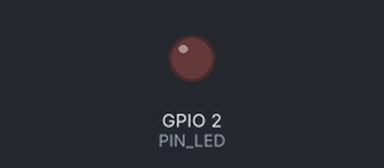
Bench run of a program on a simulated ESP32. On the bench: output pins drawn as LEDs (lit = HIGH). WiFi joins after 1.5 s; servers stay silent unless stated; uploads are accepted with an empty reply; the local clock reads 2024-03-15 10:24:30 at power-on unless the program sets it; what the program prints to the serial monitor is not drawn.

Above: at 0.3 s.
At 1.6 s:
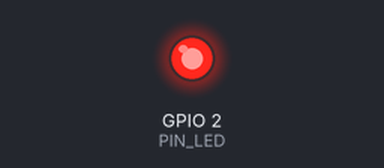
Timing chart, 0 to 3.1 s (numbered marks = the images above):
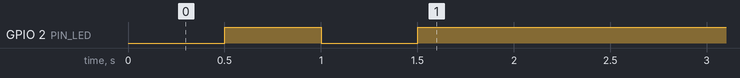

Measured:
- by itself, GPIO 2 (PIN_LED): LOW → HIGH at 0.50 s, → LOW 0.50 s later, → HIGH 0.50 s later

The program:

main.cpp
```cpp
#include <Arduino.h>
#include <ArduinoJson.h>

#include "config.h"

// ---- Build-mode selection ------------------------------------
// BUILD_MODE is set via `-DBUILD_MODE=N` in `firmware/platformio.ini`.
// See that file (and firmware/README.md) for the two envs.
#define BUILD_WOKWI    1
#define BUILD_HARDWARE 2

#ifndef BUILD_MODE
#error "BUILD_MODE is not defined. Build via `pio run` (Wokwi) or `pio run -e hardware`."
#endif

#if BUILD_MODE != BUILD_WOKWI && BUILD_MODE != BUILD_HARDWARE
#error "BUILD_MODE must be 1 (Wokwi) or 2 (hardware)."
#endif

// ---- Shared pins & globals -----------------------------------
static constexpr int PIN_LED = 2;

unsigned long lastPostMs  = 0;
unsigned long lastBlinkMs = 0;
bool          ledState    = false;

// =============================================================
// WOKWI MODE (BUILD_MODE=1)
//   Preserves Packet 17.3 behavior verbatim: mock GPS waypoints,
//   Wi-Fi bring-up, HTTPS via WiFiClientSecure::setInsecure(),
//   NTP-derived timestamps.
// =============================================================
#if BUILD_MODE == BUILD_WOKWI

#include <WiFi.h>
#include <WiFiClientSecure.h>
#include <HTTPClient.h>
#include <time.h>

// ---- Waypoints (Sukabumi corridor, ~3km eastward from Alun-Alun) ----
// Mock GPS: this array stands in for what would be TinyGPS++ readings
// on real hardware. The BUILD_HARDWARE branch below reads the same
// four fields (lat/lng/speed/heading) from a NEO-6M via TinyGPS++.
// The API contract is identical either way.
struct Waypoint {
    double latitude;
    double longitude;
    double speed_kmh;
    double heading_degrees;
};

static const Waypoint WAYPOINTS[] = {
    { -6.9241, 106.9269, 25.0, 90.0 },
    { -6.9243, 106.9285, 27.5, 88.0 },
    { -6.9245, 106.9302, 30.0, 92.0 },
    { -6.9247, 106.9320, 28.0, 90.0 },
    { -6.9248, 106.9340, 26.5, 87.0 },
    { -6.9249, 106.9360, 25.0, 91.0 },
    { -6.9250, 106.9380, 24.0, 90.0 },
    { -6.9250, 106.9400, 22.5, 89.0 },
    { -6.9251, 106.9420, 23.0, 92.0 },
    { -6.9252, 106.9440, 24.5, 90.0 },
    { -6.9252, 106.9460, 26.0, 88.0 },
    { -6.9253, 106.9480, 27.0, 91.0 },
    { -6.9253, 106.9500, 25.5, 90.0 },
    { -6.9254, 106.9520, 24.0, 89.0 },
    { -6.9254, 106.9540, 22.0, 90.0 },
    { -6.9255, 106.9550, 15.0, 88.0 },
    { -6.9255, 106.9552,  5.0, 87.0 },
    { -6.9255, 106.9553,  0.0, 87.0 },
};
static constexpr size_t WAYPOINT_COUNT =
    sizeof(WAYPOINTS) / sizeof(WAYPOINTS[0]);

size_t currentIndex = 0;
bool   timeSynced   = false;

static bool netReady() {
    return WiFi.status() == WL_CONNECTED;
}

static void netBegin() {
    Serial.printf("[wifi] connecting to '%s'...\n", WIFI_SSID);
    WiFi.mode(WIFI_STA);
    WiFi.setAutoReconnect(true);
    WiFi.begin(WIFI_SSID, WIFI_PASS);
}

static bool syncTimeIfNeeded() {
    if (timeSynced) return true;
    if (!netReady()) return false;

    // UTC (offset 0, no DST); NTP servers are Wokwi-reachable.
    configTime(0, 0, "pool.ntp.org", "time.google.com");

    struct tm timeinfo;
    if (getLocalTime(&timeinfo, 2000)) {
        timeSynced = true;
        Serial.printf(
            "[time] NTP synced: %04d-%02d-%02dT%02d:%02d:%02dZ\n",
            timeinfo.tm_year + 1900, timeinfo.tm_mon + 1, timeinfo.tm_mday,
            timeinfo.tm_hour, timeinfo.tm_min, timeinfo.tm_sec);
        return true;
    }
    return false;
}

static bool clockReady() {
    return timeSynced;
}

static String buildIsoTimestamp() {
    time_t nowSec;
    time(&nowSec);
    struct tm* utc = gmtime(&nowSec);
    char buf[24];
    snprintf(buf, sizeof(buf),
             "%04d-%02d-%02dT%02d:%02d:%02dZ",
             utc->tm_year + 1900, utc->tm_mon + 1, utc->tm_mday,
             utc->tm_hour, utc->tm_min, utc->tm_sec);
    return String(buf);
}

static int postTelemetry() {
    const Waypoint& wp = WAYPOINTS[currentIndex];

    WiFiClientSecure client;
    client.setInsecure();

    HTTPClient http;
    if (!http.begin(client, TELEMETRY_URL_HTTPS)) {
        Serial.println("[post] http.begin failed");
        return -1;
    }
    http.addHeader("Content-Type", "application/json");
    http.addHeader("Authorization", String("Bearer ") + DEVICE_TOKEN);
    http.setTimeout(5000);

    JsonDocument doc;
    doc["latitude"]        = wp.latitude;
    doc["longitude"]       = wp.longitude;
    doc["gps_timestamp"]   = buildIsoTimestamp();
    doc["speed_kmh"]       = wp.speed_kmh;
    doc["heading_degrees"] = wp.heading_degrees;

    String payload;
    serializeJson(doc, payload);

    Serial.printf("[post %u/%u] lat=%.4f lng=%.4f ",
                  (unsigned)(currentIndex + 1),
                  (unsigned)WAYPOINT_COUNT,
                  wp.latitude, wp.longitude);

    int code = http.POST(payload);
    if (code > 0) {
        String body = http.getString();
        Serial.printf("%d body=%s\n", code, body.c_str());
    } else {
        Serial.printf("connection error: %s\n",
                      http.errorToString(code).c_str());
    }
    http.end();

    currentIndex = (currentIndex + 1) % WAYPOINT_COUNT;
    return code;
}

#define BOOT_BANNER "GPS Catering Tracker firmware (mock GPS)"

#endif  // BUILD_MODE == BUILD_WOKWI

// =============================================================
// HARDWARE MODE (BUILD_MODE=2)
//   ESP32 + SIM800L GSM/GPRS + NEO-6M GPS. Plain HTTP POST on port
//   80. Timestamps come from the GPS fix (no NTP).
// =============================================================
#if BUILD_MODE == BUILD_HARDWARE

// TINY_GSM_MODEM_SIM800 is set via platformio.ini build_flags.
#include <TinyGsmClient.h>
#include <TinyGPSPlus.h>
#include <HardwareSerial.h>

// SIM800L on UART1, NEO-6M on UART2.
HardwareSerial gsmSerial(1);
HardwareSerial gpsSerial(2);

TinyGsm       modem(gsmSerial);
TinyGsmClient gsmClient(modem);
TinyGPSPlus   gps;

static bool netReady() {
    return modem.isGprsConnected();
}

static void netBegin() {
    Serial.println("[gsm] powering up SIM800L...");

#if SIM800_PWR_PIN >= 0
    pinMode(SIM800_PWR_PIN, OUTPUT);
    // Toggle PWRKEY high >=1s to boot the module.
    digitalWrite(SIM800_PWR_PIN, LOW);
    delay(100);
    digitalWrite(SIM800_PWR_PIN, HIGH);
    delay(1200);
    digitalWrite(SIM800_PWR_PIN, LOW);
    delay(3000);
#endif

    gsmSerial.begin(SIM800_BAUD, SERIAL_8N1, SIM800_RX_PIN, SIM800_TX_PIN);
    delay(500);

    Serial.println("[gsm] initializing modem...");
    if (!modem.init()) {
        Serial.println("[gsm] modem.init failed; will retry in loop");
        return;
    }

    if (strlen(GPRS_SIM_PIN) > 0 && modem.getSimStatus() != SIM_READY) {
        modem.simUnlock(GPRS_SIM_PIN);
    }

    Serial.print("[gsm] waiting for network...");
    if (!modem.waitForNetwork(60000L)) {
        Serial.println(" FAIL");
        return;
    }
    Serial.println(" OK");

    Serial.printf("[gprs] connecting APN='%s'...", GPRS_APN);
    if (!modem.gprsConnect(GPRS_APN, GPRS_USER, GPRS_PASS)) {
        Serial.println(" FAIL");
        return;
    }
    Serial.println(" OK");
}

// Called every loop iteration when the connection is down. Re-attaches
// to the mobile network and re-opens the GPRS context. Blocking for
// up to ~30s; that's acceptable for defense-day operation.
static bool ensureNet() {
    if (netReady()) return true;
    Serial.println("[gsm] GPRS not connected, retrying...");
    if (!modem.isNetworkConnected() && !modem.waitForNetwork(30000L)) {
        return false;
    }
    if (!modem.gprsConnect(GPRS_APN, GPRS_USER, GPRS_PASS)) {
        return false;
    }
    return true;
}

// Drain the NEO-6M UART into the TinyGPS++ parser. Call this
// frequently -- the module streams NMEA continuously and the ESP32
// UART FIFO is only 128 bytes.
static void pumpGps() {
    while (gpsSerial.available() > 0) {
        gps.encode(gpsSerial.read());
    }
}

static bool clockReady() {
    return gps.date.isValid() && gps.time.isValid();
}

static String buildIsoTimestampFromGps() {
    char buf[24];
    snprintf(buf, sizeof(buf),
             "%04d-%02d-%02dT%02d:%02d:%02dZ",
             gps.date.year(),  gps.date.month(),  gps.date.day(),
             gps.time.hour(),  gps.time.minute(), gps.time.second());
    return String(buf);
}

// Minimal HTTP/1.1 POST over a TinyGsmClient. HTTPClient would drag
// in WiFiClient, which we don't want in the hardware build. Returns
// the parsed HTTP status code, 0 if we deliberately skipped (no fix
// yet), or -1 on transport error.
static int postTelemetry() {
    if (!gps.location.isValid() || !clockReady()) {
        Serial.printf("[post] skip: waiting for GPS fix (sats=%d)\n",
                      gps.satellites.isValid() ? gps.satellites.value() : 0);
        return 0;
    }

    // Parse TELEMETRY_URL_HTTP into host + path. Expects "http://host/path".
    String u = String(TELEMETRY_URL_HTTP);
    if (!u.startsWith("http://")) {
        Serial.println("[post] TELEMETRY_URL_HTTP must start with http://");
        return -1;
    }
    u.remove(0, 7);  // strip "http://"
    int slash = u.indexOf('/');
    String host = (slash < 0) ? u              : u.substring(0, slash);
    String path = (slash < 0) ? String("/")    : u.substring(slash);

    JsonDocument doc;
    doc["latitude"]      = gps.location.lat();
    doc["longitude"]     = gps.location.lng();
    doc["gps_timestamp"] = buildIsoTimestampFromGps();
    // speed_kmh and heading_degrees are only included when the module
    // has flagged them valid, so we never send stale defaults.
    if (gps.speed.isValid()) {
        doc["speed_kmh"] = gps.speed.kmph();
    }
    if (gps.course.isValid()) {
        doc["heading_degrees"] = gps.course.deg();
    }

    String payload;
    serializeJson(doc, payload);

    Serial.printf("[post] lat=%.6f lng=%.6f sats=%d ",
                  gps.location.lat(), gps.location.lng(),
                  gps.satellites.isValid() ? gps.satellites.value() : 0);

    if (!gsmClient.connect(host.c_str(), 80)) {
        Serial.println("connect failed");
        return -1;
    }

    String req;
    req.reserve(256 + payload.length());
    req += "POST " + path + " HTTP/1.1\r\n";
    req += "Host: " + host + "\r\n";
    req += "Authorization: Bearer " + String(DEVICE_TOKEN) + "\r\n";
    req += "Content-Type: application/json\r\n";
    req += "Content-Length: " + String(payload.length()) + "\r\n";
    req += "Connection: close\r\n\r\n";
    req += payload;
    gsmClient.print(req);

    // Parse the "HTTP/1.1 NNN reason\r\n" status line first.
    int code = -1;
    unsigned long deadline = millis() + 8000;
    String statusLine;
    while (millis() < deadline && (gsmClient.connected() || gsmClient.available())) {
        if (!gsmClient.available()) continue;
        char c = (char)gsmClient.read();
        if (c == '\n') break;
        if (c != '\r') statusLine += c;
    }
    int firstSp  = statusLine.indexOf(' ');
    int secondSp = statusLine.indexOf(' ', firstSp + 1);
    if (firstSp > 0 && secondSp > firstSp) {
        code = statusLine.substring(firstSp + 1, secondSp).toInt();
    }

    // Drain remaining headers + body so the socket can close cleanly.
    String rest;
    while (millis() < deadline && (gsmClient.connected() || gsmClient.available())) {
        while (gsmClient.available()) {
            rest += (char)gsmClient.read();
        }
    }
    gsmClient.stop();

    int split = rest.indexOf("\r\n\r\n");
    String bodyOnly = (split >= 0) ? rest.substring(split + 4) : String();

    if (code > 0) {
        Serial.printf("%d body=%s\n", code, bodyOnly.c_str());
    } else {
        Serial.println("no status line parsed");
    }
    return code;
}

#define BOOT_BANNER "GPS Catering Tracker firmware (NEO-6M + SIM800L)"

#endif  // BUILD_MODE == BUILD_HARDWARE

// =============================================================
// SHARED: LED status + Arduino entrypoints
// =============================================================
static void updateLed() {
    // Solid on = network up AND clock (NTP or GPS) has valid time.
    if (netReady() && clockReady()) {
        digitalWrite(PIN_LED, HIGH);
        return;
    }
    unsigned long now = millis();
    if (now - lastBlinkMs >= 500) {
        lastBlinkMs = now;
        ledState = !ledState;
        digitalWrite(PIN_LED, ledState ? HIGH : LOW);
    }
}

void setup() {
    Serial.begin(115200);
    delay(200);
    Serial.println("\n[boot] " BOOT_BANNER);

    pinMode(PIN_LED, OUTPUT);
    digitalWrite(PIN_LED, LOW);

#if BUILD_MODE == BUILD_HARDWARE
    // Start the GPS UART first so a fix can accumulate while the
    // GSM modem is being brought up (which can take 60+ seconds).
    gpsSerial.begin(GPS_BAUD, SERIAL_8N1, GPS_RX_PIN, GPS_TX_PIN);
#endif

    netBegin();
}

void loop() {
#if BUILD_MODE == BUILD_HARDWARE
    pumpGps();
    if (!ensureNet()) {
        updateLed();
        return;
    }
#else
    if (!netReady()) {
        updateLed();
        return;
    }
    if (!syncTimeIfNeeded()) {
        updateLed();
        return;
    }
#endif

    unsigned long now = millis();
    if (now - lastPostMs < POST_INTERVAL_MS) {
        updateLed();
        return;
    }
    lastPostMs = now;

    int code = postTelemetry();

    if (code == 429) {
        Serial.println("[post] 429 rate-limited, backing off 60s");
        lastPostMs = now + 60000 - POST_INTERVAL_MS;
    }

    updateLed();
}
```

config.example.h
```cpp
#pragma once

// Copy this file to `config.h` and fill in the fields relevant to
// your build mode. `config.h` is gitignored so real tokens never
// land in the repo.
//
// Build modes are selected in `firmware/platformio.ini`:
//   BUILD_MODE=1 -- Wokwi simulator. Uses WIFI_* and
//                   TELEMETRY_URL_HTTPS. NTP for timestamps.
//   BUILD_MODE=2 -- Real hardware (ESP32 + SIM800L + NEO-6M). Uses
//                   GPRS_*, SIM800_*, GPS_*, and TELEMETRY_URL_HTTP.
//                   GPS satellite time for timestamps.
//
// You do NOT need to strip out fields for the other mode -- the
// preprocessor already ignores whichever set your build doesn't use.

// ---- Shared (both modes) --------------------------------------
#define DEVICE_TOKEN          "PASTE_YOUR_DEVICE_TOKEN_HERE"
#define POST_INTERVAL_MS      3000

// ---- Wokwi mode (BUILD_MODE=1) --------------------------------
#define WIFI_SSID             "Wokwi-GUEST"
#define WIFI_PASS             ""
#define TELEMETRY_URL_HTTPS   "https://gps-catering.duckdns.org/api/telemetry"

// ---- Hardware mode (BUILD_MODE=2) -----------------------------
// Plain HTTP on port 80. SIM800L's TLS stack is stuck on TLS 1.0 /
// weak ciphers and Let's Encrypt's chain won't validate, so the VPS
// Caddy config exposes a port-80 listener that accepts POST
// /api/telemetry only (everything else redirects to HTTPS). See
// Packet 18 / `deployment/Caddyfile`.
#define TELEMETRY_URL_HTTP    "http://gps-catering.duckdns.org/api/telemetry"

// APN + credentials for your carrier. Common Indonesian defaults:
//   Telkomsel      APN="internet"     user=""       pass=""
//   Indosat        APN="indosatgprs"  user="indosat" pass="indosat"
//   XL / Axis      APN="internet"     user=""       pass=""
//   Tri (Three)    APN="3gprs"        user="3gprs"  pass="3gprs"
#define GPRS_APN              "internet"
#define GPRS_USER             ""
#define GPRS_PASS             ""

// SIM PIN. Leave empty for prepaid SIMs with no PIN lock.
#define GPRS_SIM_PIN          ""

// SIM800L UART1 wiring.
//   SIM800_RX_PIN = ESP32 pin that receives SIM800L TX
//   SIM800_TX_PIN = ESP32 pin that transmits to SIM800L RX
//   SIM800_PWR_PIN = optional PWRKEY pin for boot pulse; set to -1
//                    if the module is always powered.
#define SIM800_RX_PIN         26
#define SIM800_TX_PIN         27
#define SIM800_PWR_PIN        -1
#define SIM800_BAUD           9600

// NEO-6M GPS UART2 wiring. Same RX/TX convention.
#define GPS_RX_PIN            16
#define GPS_TX_PIN            17
#define GPS_BAUD              9600
```
